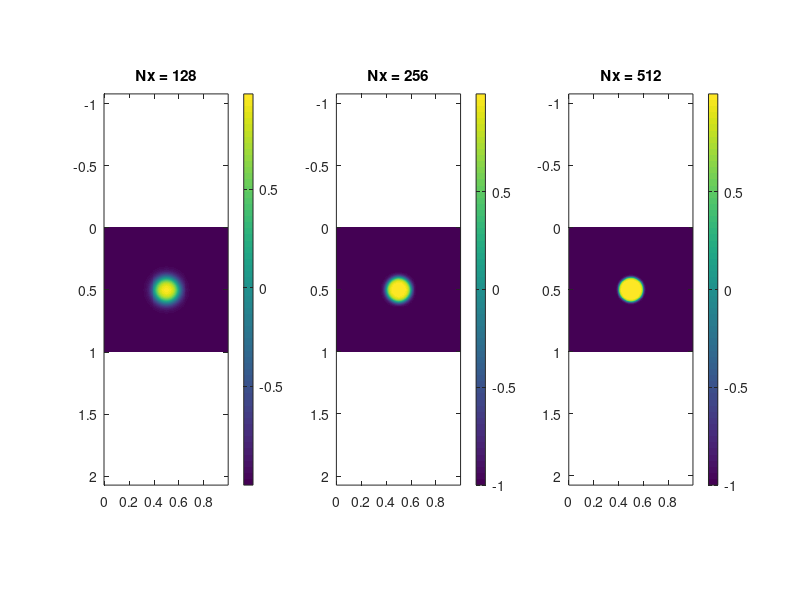

Write MATLAB code to recreate this figure. (Note: this script raises an error after producing the figure.)
%% Plotting Unit-Circle Initial Conditions on Nested Grids
clear; close all; clc;

% Domain and initial condition parameters
Lx = 1; Ly = 1;
R0 = 0.1;      % Interface radius
m = 8;         % Parameter (as before)

% Resolutions to test
N_list = [128, 256, 512];
num_res = length(N_list);

% Preallocate cell arrays for the initial conditions and grids
phi0_all = cell(num_res, 1);
grids = cell(num_res, 1);

for i = 1:num_res
    % Set grid resolution
    Nx = N_list(i);
    Ny = Nx;
    hx = Lx / Nx;
    hy = Ly / Ny;
    
    % Create periodic grid: points in [0,1)
    x = linspace(0, 1, Nx+1); x = x(1:end-1);
    y = linspace(0, 1, Ny+1); y = y(1:end-1);
    [X, Y] = meshgrid(x, y);
    grids{i} = struct('X', X, 'Y', Y);
    
    % Compute gam and interface thickness delta
    gam = m * hx / (2 * sqrt(2) * atanh(0.9));
    eps_c = gam;
    delta = eps_c * sqrt(2);
    
    % Compute distance from the center (0.5, 0.5)
    R = sqrt((X - 0.5).^2 + (Y - 0.5).^2);
    
    % Compute the tanh profile for psi0 and then phi0
    psi0 = 0.5 * (1 - tanh((R - R0) / (2 * delta)));
    phi0 = 2 * psi0 - 1;
    
    % Store the computed initial condition
    phi0_all{i} = phi0;
    
    fprintf('Computed initial condition for Nx = %d, hx = %.3e, gam = %.3e\n', Nx, hx, gam);
end

%% Plot the three initial conditions side by side for visual checking
figure;
for i = 1:num_res
    subplot(1, num_res, i);
    imagesc(grids{i}.X(1,:), grids{i}.Y(:,1), phi0_all{i});
    axis equal tight; colorbar;
    title(sprintf('Nx = %d', N_list(i)));
end
sgtitle('Unit Circle Initial Conditions for Different Resolutions');

